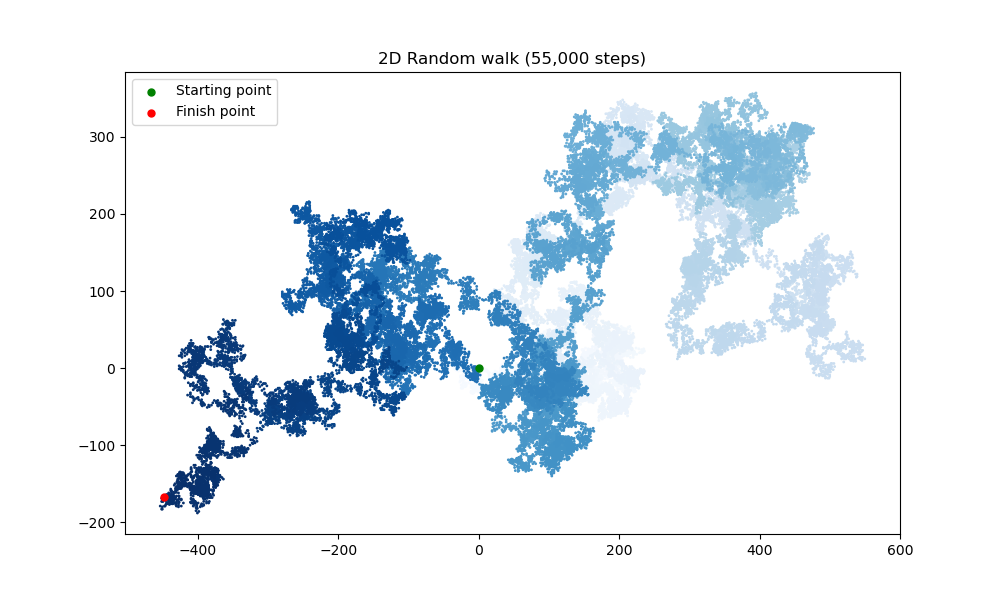

Recreate this plot in Python.
import matplotlib.pyplot as plt
from rw_class import RandomWalk


# Make a random walk, and plot the points
rw = RandomWalk(55000)
rw.fill_walk()

# Set the size of the plotting window
plt.figure(figsize=(10, 6))

# Use a colormap, light-colored  --> dark-colored
point_numbers = list(range(rw.num_points))
points = plt.scatter(rw.x_values, rw.y_values, c=point_numbers,
            cmap=plt.cm.Blues, s=1)

plt.title('2D Random walk (55,000 steps)')

# Emphasize the first and last points
start = plt.scatter(0, 0, c='green', s=25)
finish = plt.scatter(rw.x_values[-1], rw.y_values[-1], c='red', s=25)

# Adding legend
plt.legend((start, finish),
                ('Starting point', 'Finish point'))

plt.savefig('rw_matplotlib.png')




